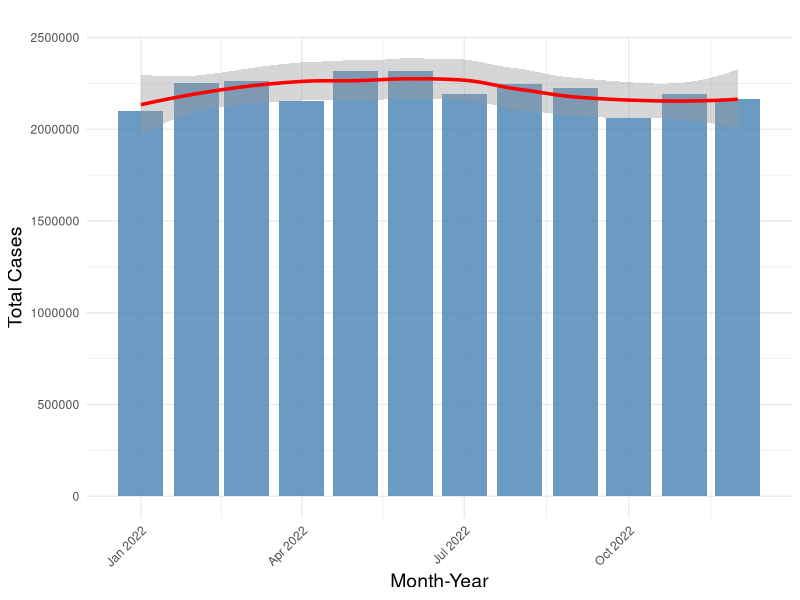
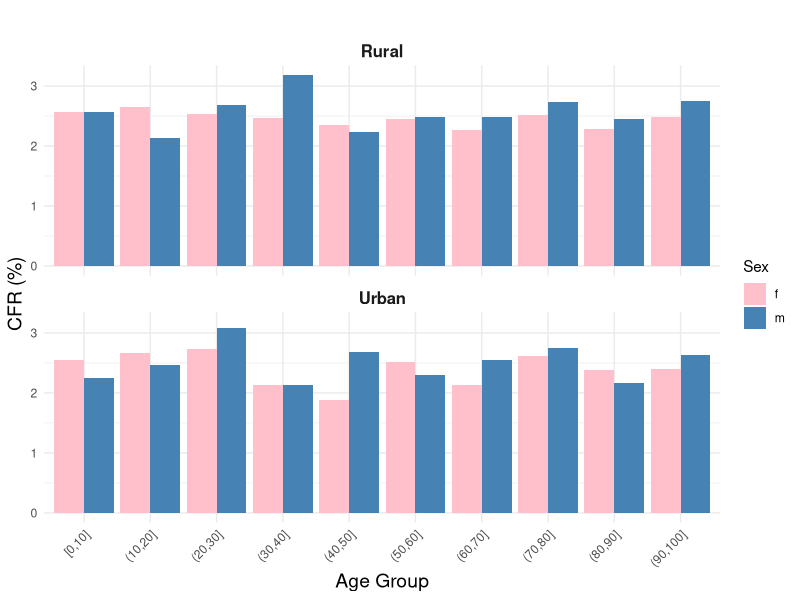
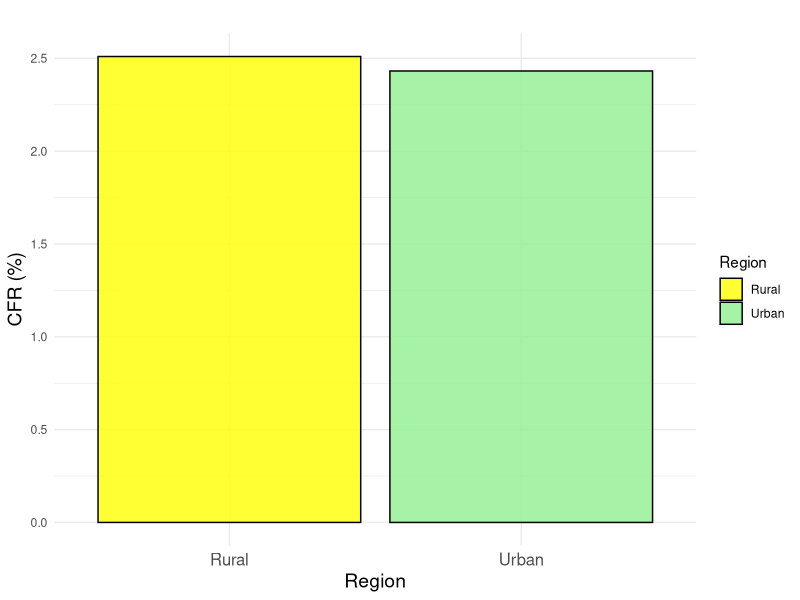
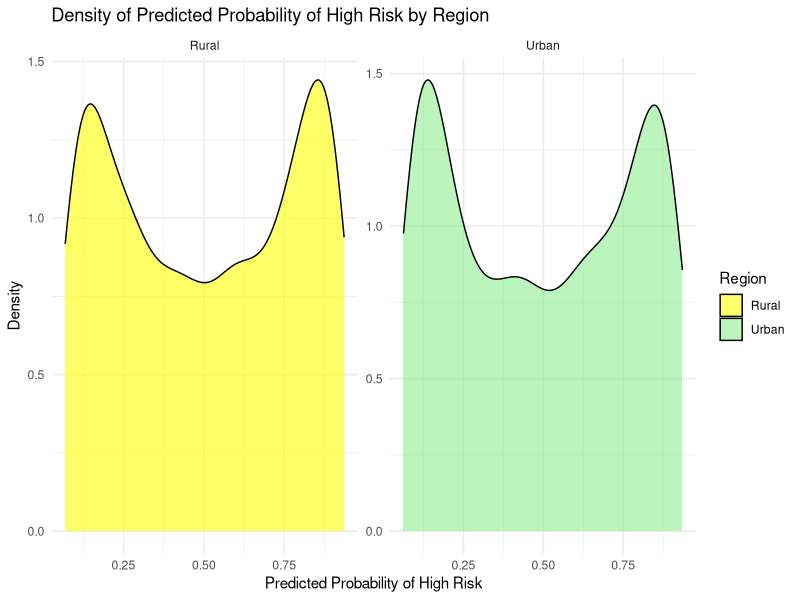
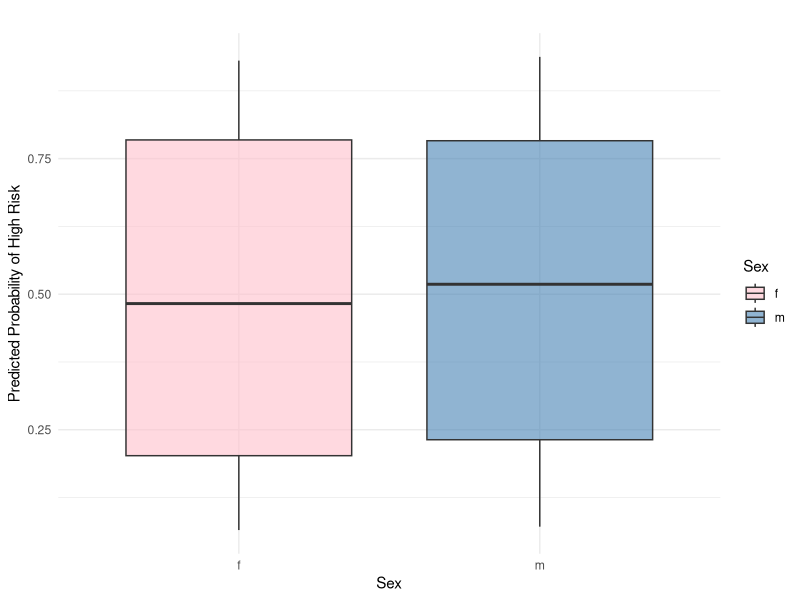
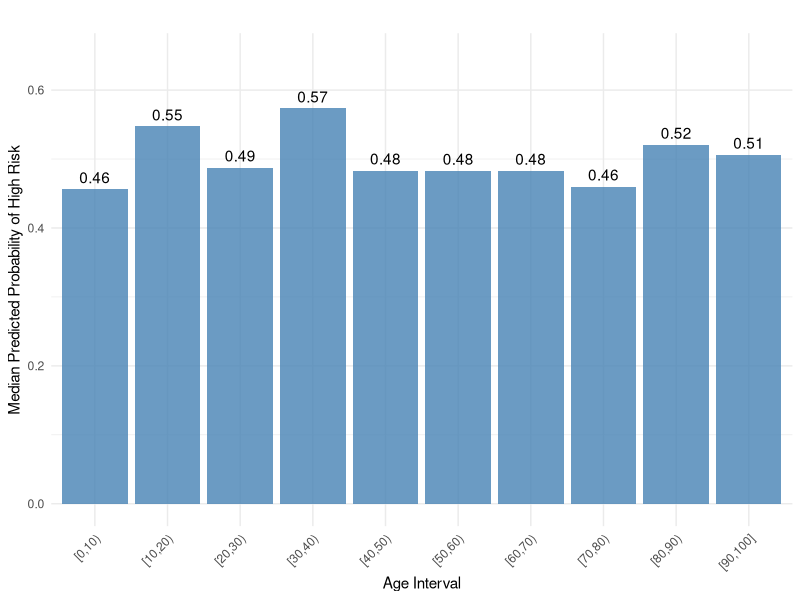
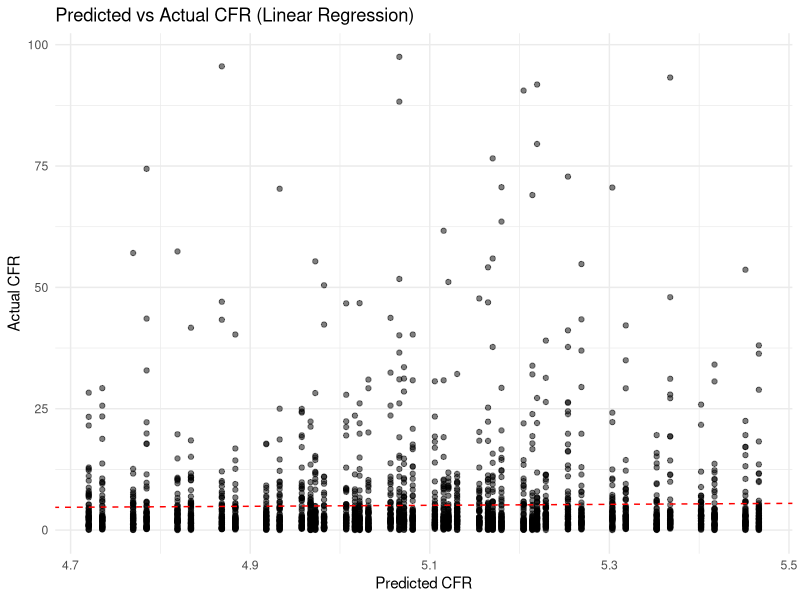
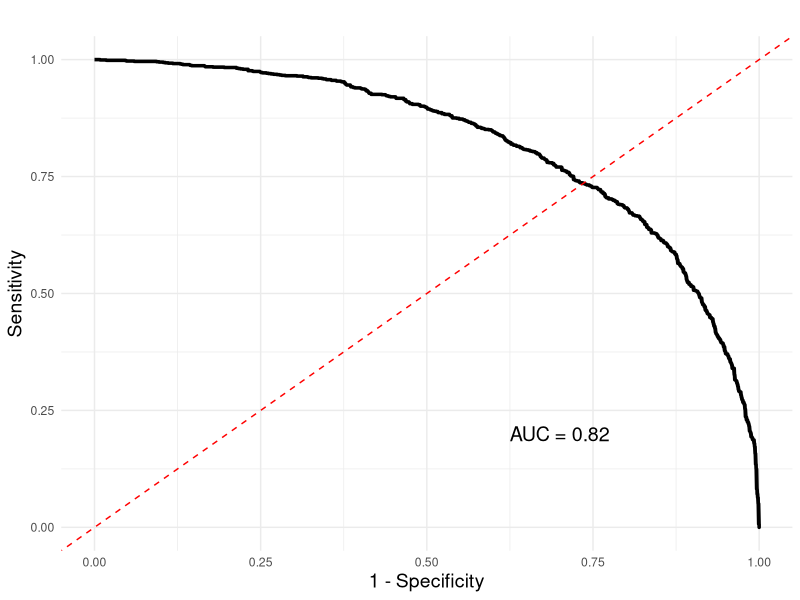

Here is the R script that generated these plots, in order:
## ---- chunk 1
#| include: false
#| warning: false
#| message: false

library(tidyverse)
library(ggplot2)
library(dplyr)
library(here)

# Load the dataset
analysis_data <- read.csv(here("data/02-analysis_data/analysis_data.csv"))
## ---- chunk 2
#| label: fig-head_analysis_data
#| fig-cap: First six rows of the dataset after cleaning
#| echo: false
#| warning: false
#| message: false

# Load the necessary library
library(knitr)

# Display the first few rows of analysis_data
head_table <- head(analysis_data)

# Render the table with kable
kable(
  head_table,
  booktabs = TRUE,  # Add better table styling
)
## ---- chunk 3
#| label: fig-summary
#| fig-cap: Summary Statistics of COVID-19 Cases in Canada
#| echo: false
#| warning: false
#| message: false

# Load necessary libraries
library(dplyr)
library(knitr)

# Create the summary statistics table
summary_table <- analysis_data %>%
  filter(Region %in% c("Urban", "Rural"), Sex %in% c("f", "m")) %>%
  group_by(Region, Sex) %>%
  summarise(
    Mean_Age = round(mean(Age, na.rm = TRUE), 2), # Rounded Mean Age
    Total_Cases = sum(Cases, na.rm = TRUE),
    Total_Deaths = sum(Deaths, na.rm = TRUE),
    Average_Cases = round(mean(Cases, na.rm = TRUE), 2), # Rounded Average Cases
    Average_Deaths = round(mean(Deaths, na.rm = TRUE), 2), # Rounded Average Deaths
    CFR = round((Total_Deaths / Total_Cases) * 100, 2) # Rounded CFR (%)
  ) %>%
  ungroup()

# Render the table using kable
summary_table %>%
  kable(
    col.names = c("Region", "Sex", "Mean Age", "Total Cases", "Total Deaths", 
                  "Average Cases", "Average Deaths", "CFR (%)")
  )


## ---- chunk 4
#| echo: false
#| eval: true
#| label: fig-cases_over_time
#| fig-cap: "Number of cases per month in 2022 in Canada"
#| warning: false

# Load necessary libraries
library(dplyr)
library(ggplot2)
library(lubridate)
set.seed(21)

# Ensure Date is a proper Date object
analysis_data <- analysis_data %>%
  mutate(Date = as.Date(Date))

# Aggregate data by month and year
aggregated_data <- analysis_data %>%
  mutate(Month_Year = floor_date(Date, unit = "month")) %>% # Group by month
  group_by(Month_Year) %>%
  summarise(
    Total_Cases = sum(Cases, na.rm = TRUE) # Summing cases for each month
  ) %>%
  ungroup()

# Create the bar graph with trend line
ggplot(aggregated_data, aes(x = Month_Year, y = Total_Cases)) +
  geom_bar(stat = "identity", fill = "steelblue", alpha = 0.8) + # Bar plot
  geom_smooth(method = "loess", se = TRUE, color = "red", size = 1.2) + # Trend line
  labs(
    title = "",
    x = "Month-Year",
    y = "Total Cases"
  ) +
  theme_minimal() +
  theme(
    axis.text.x = element_text(angle = 45, hjust = 1), # Rotate x-axis labels
    axis.title = element_text(size = 14),
    plot.title = element_text(size = 16, face = "bold")
  )

## ---- chunk 5
#| label: fig-cfr
#| fig-cap: Case Fatality Rate (CFR) by Age Group, Region, and Sex
#| echo: false
#| warning: false
#| message: false

# Load necessary libraries
library(ggplot2)
library(dplyr)
set.seed(21)

# Filter data to include only Urban and Rural regions and relevant sexes
filtered_data <- analysis_data %>%
  filter(Region %in% c("Urban", "Rural"), Sex %in% c("f", "m")) %>% # Filter for Urban, Rural, and f/m genders
  mutate(Age_Group = cut(Age, breaks = seq(0, 100, by = 10), include.lowest = TRUE)) # Create age intervals

# Aggregate data by Age_Group, Region, and Sex, and calculate CFR
aggregated_data <- filtered_data %>%
  group_by(Age_Group, Region, Sex) %>%
  summarise(
    Total_Deaths = sum(Deaths, na.rm = TRUE),  # Sum up deaths
    Total_Cases = sum(Cases, na.rm = TRUE),    # Sum up cases
    CFR = (Total_Deaths / Total_Cases) * 100   # Calculate CFR
  ) %>%
  ungroup()

# Create the bar graph for CFR by age group, region, and sex
ggplot(aggregated_data, aes(x = Age_Group, y = CFR, fill = Sex)) +
  geom_bar(stat = "identity", position = "dodge") + # Dodge bars to show sexes side by side
  facet_wrap(~Region, ncol = 1) + # Separate plots for Urban and Rural regions
  labs(
    title = "",
    x = "Age Group",
    y = "CFR (%)",
    fill = "Sex"
  ) +
  scale_fill_manual(
    values = c("m" = "steelblue", "f" = "pink") # Specify colors for "m" and "f"
  ) +
  theme_minimal() +
  theme(
    axis.text.x = element_text(angle = 45, hjust = 1), # Rotate x-axis labels for readability
    axis.title = element_text(size = 14),
    plot.title = element_text(size = 16, face = "bold"),
    strip.text = element_text(size = 12, face = "bold") # Adjust facet labels
  )

## ---- chunk 6
#| echo: false
#| eval: true
#| label: fig-cfr_by_region
#| fig-cap: "Case Fatality Rate (CFR) by Region in 2022 in Canada"
#| warning: false

# Load necessary libraries
library(ggplot2)
library(dplyr)
set.seed(21)

# Filter data for the selected 5 countries and group by region and country
selected_countries <- c("Afghanistan", "Brazil", "Canada", "Denmark", "Egypt")
region_cfr_summary <- analysis_data %>%
  filter(Country %in% selected_countries, Region %in% c("Urban", "Rural")) %>% # Filter for selected countries and regions
  group_by(Country, Region) %>%
  summarise(
    Total_Deaths = sum(Deaths, na.rm = TRUE),  # Summarize total deaths
    Total_Cases = sum(Cases, na.rm = TRUE),    # Summarize total cases
    CFR = (Total_Deaths / Total_Cases) * 100  # Calculate CFR
  ) %>%
  ungroup()

# Create the faceted bar graph for CFR by region
ggplot(region_cfr_summary, aes(x = Region, y = CFR, fill = Region)) +
  geom_bar(stat = "identity", alpha = 0.8, color = "black") + # Bar plot with CFR
  scale_fill_manual(values = c("Urban" = "lightgreen", "Rural" = "yellow")) + # Optional: Region-specific colors
  labs(
    title = "",
    x = "Region",
    y = "CFR (%)",
    fill = "Region"
  ) +
  theme_minimal() +
  theme(
    axis.text.x = element_text(size = 12),
    axis.title = element_text(size = 14),
    strip.text = element_text(size = 14),
    panel.spacing = unit(1, "lines") # Increase spacing between facets
  )

## ---- chunk 7
#| label: fig-model_region
#| fig-cap: Predicted probability of high risk of COVID-19 by region (Urban vs. Rural)
#| echo: false
#| warning: false
#| message: false
#| results: 'hide'

# Load necessary libraries
library(dplyr)
library(ggplot2)
set.seed(21)

# Step 1: Filter for Urban and Rural Regions Only
filtered_data <- analysis_data %>%
  mutate(
    Death_Rate = Deaths / (Cases + 1e-6), # Calculate death rate (avoid division by zero)
    High_Risk = ifelse(Death_Rate > median(Death_Rate, na.rm = TRUE), 1, 0) # Classify high-risk regions
  )

# Step 2: Logistic Regression Model
# Fit a logistic regression model
logistic_model <- glm(
  High_Risk ~ Sex + Region + Age + Cases,
  family = binomial(),
  data = filtered_data
)

# Summary of the model
summary(logistic_model)

# Step 3: Add Predictions to the Dataset
filtered_data <- filtered_data %>%
  mutate(Predicted_Probability = predict(logistic_model, type = "response"))

# Visualization with Density Plots
ggplot(filtered_data, aes(x = Predicted_Probability, fill = Region)) +
  geom_density(alpha = 0.6) + # Density plot for predicted probabilities
  facet_wrap(~Region, scales = "free") + # Separate density plots by region
  labs(
    title = "Density of Predicted Probability of High Risk by Region",
    x = "Predicted Probability of High Risk",
    y = "Density"
  ) +
  scale_fill_manual(
    values = c("Urban" = "lightgreen", "Rural" = "yellow") 
  ) +
  theme_minimal()

## ---- chunk 8
#| label: fig-model_sex
#| fig-cap: Predicted probability of high risk based on sex
#| echo: false
#| warning: false
#| message: false
#| results: 'hide'

# Load necessary libraries
library(dplyr)
library(ggplot2)
set.seed(21)

# Step 1: Filter for only 'f' and 'm', and define High Risk
filtered_data <- analysis_data %>%
  mutate(
    Death_Rate = Deaths / (Cases + 1e-6), # Calculate death rate (avoid division by zero)
    High_Risk = ifelse(Death_Rate > median(Death_Rate, na.rm = TRUE), 1, 0) # Classify high-risk regions
  )

# Step 2: Logistic Regression Model
# Fit a logistic regression model
logistic_model <- glm(
  High_Risk ~ Sex + Sex + Age + Cases,
  family = binomial(),
  data = filtered_data
)

# Summary of the model
summary(logistic_model)

# Step 3: Add Predictions to the Dataset
filtered_data <- filtered_data %>%
  mutate(Predicted_Probability = predict(logistic_model, type = "response"))

# Step 4: Visualize the Results
# Plot predicted probabilities by sex
ggplot(filtered_data, aes(x = Sex, y = Predicted_Probability, fill = Sex)) +
  geom_boxplot(alpha = 0.6) +
  labs(
    title = "",
    x = "Sex",
    y = "Predicted Probability of High Risk"
  ) +
  scale_fill_manual(
    values = c("m" = "steelblue", "f" = "pink") # Specify colors for "m" and "f"
  ) +
  theme_minimal()

## ---- chunk 9
#| label: fig-model_age
#| fig-cap: Predicted probability of high risk based on age intervals
#| echo: false
#| warning: false
#| message: false
#| results: 'hide'

# Load necessary libraries
library(dplyr)
library(ggplot2)
set.seed(21)

# Step 1: Create Age Intervals and Define High Risk
filtered_data <- analysis_data %>%
  mutate(
    Age_Interval = cut(Age, breaks = seq(0, 100, by = 10), right = FALSE, include.lowest = TRUE), # Create age intervals
    Death_Rate = Deaths / (Cases + 1e-6), # Calculate death rate (avoid division by zero)
    High_Risk = ifelse(Death_Rate > median(Death_Rate, na.rm = TRUE), 1, 0) # Classify high-risk regions
  ) %>%
  filter(!is.na(Age_Interval)) # Remove any rows with missing age intervals

# Step 2: Logistic Regression Model
# Fit a logistic regression model
logistic_model <- glm(
  High_Risk ~ Sex + Region + Age_Interval + Cases,
  family = binomial(),
  data = filtered_data
)

# Summary of the model
summary(logistic_model)

# Step 3: Add Predictions to the Dataset
filtered_data <- filtered_data %>%
  mutate(Predicted_Probability = predict(logistic_model, type = "response"))

# Compute Median Predicted Probabilities
median_data <- filtered_data %>%
  group_by(Age_Interval) %>%
  summarise(Median_Probability = median(Predicted_Probability, na.rm = TRUE))

# Visualization with Median Bar Plot (Single Color and No Legend)
ggplot(median_data, aes(x = Age_Interval, y = Median_Probability)) +
  geom_bar(stat = "identity", fill = "steelblue", alpha = 0.8) + # All bars have the same color
  geom_text(aes(label = round(Median_Probability, 2)), vjust = -0.5) + # Add value labels
  labs(
    title = "",
    x = "Age Interval",
    y = "Median Predicted Probability of High Risk"
  ) +
  ylim(0, 0.65) +
  theme_minimal() +
  theme(
    axis.text.x = element_text(angle = 45, hjust = 1), # Rotate x-axis labels for readability
    legend.position = "none" # Remove the legend
  )

## ---- chunk 10
#| label: fig-appendixb
#| fig-cap: Linear Regression Model for dataset
#| echo: false
#| warning: false
#| message: false
#| results: 'hide'

# Load necessary libraries
library(dplyr)
library(ggplot2)
set.seed(21)

# Prepare the data by calculating CFR and filtering for valid rows
filtered_data <- analysis_data %>%
  mutate(CFR = (Deaths / Cases) * 100) %>% # Calculate CFR (%)
  filter(!is.na(CFR)) # Remove rows with missing CFR

# Fit a linear regression model
linear_model <- lm(CFR ~ Age + Sex + Region, data = filtered_data)

# Summary of the linear regression model
summary(linear_model)

# Visualize the model predictions vs actual CFR
filtered_data <- filtered_data %>%
  mutate(Predicted_CFR = predict(linear_model, newdata = filtered_data))

ggplot(filtered_data, aes(x = Predicted_CFR, y = CFR)) +
  geom_point(alpha = 0.5) +
  geom_abline(intercept = 0, slope = 1, color = "red", linetype = "dashed") +
  labs(
    title = "Predicted vs Actual CFR (Linear Regression)",
    x = "Predicted CFR",
    y = "Actual CFR"
  ) +
  theme_minimal()

## ---- chunk 11
#| label: fig-appendix_roc
#| fig-cap: ROC Curve and AUC Value for Logistic Regression Model
#| echo: false
#| warning: false
#| message: false

# Load necessary libraries
library(pROC)
library(ggplot2)
set.seed(21)

analysis_data <- read.csv(here("data/02-analysis_data/modeling_data.csv"))

# Ensure High_Risk is binary (convert if necessary)
analysis_data <- analysis_data %>%
  mutate(High_Risk = as.numeric(as.character(High_Risk)))

# Generate the ROC curve
roc_curve <- roc(
  response = analysis_data$High_Risk,  # True labels
  predictor = analysis_data$Predicted_Probability  # Predicted probabilities
)

# Calculate AUC
auc_value <- auc(roc_curve)

# Plot the ROC curve
roc_plot <- ggplot() +
  geom_line(data = data.frame(
    specificity = rev(roc_curve$specificities),
    sensitivity = rev(roc_curve$sensitivities)
  ), aes(x = specificity, y = sensitivity), color = "blue", size = 1) +
  labs(
    title = "ROC Curve",
    x = "Specificity",
    y = "Sensitivity"
  ) +
  theme_minimal()

# Display the AUC value
cat("AUC:", auc_value, "\n")

# Generate the ROC curve
roc_curve <- roc(analysis_data$High_Risk, analysis_data$Predicted_Probability)
auc_value <- auc(roc_curve)

# Plot the ROC curve
roc_plot <- ggplot() +
  geom_line(
    data = data.frame(
      specificity = rev(roc_curve$specificities),
      sensitivity = rev(roc_curve$sensitivities)
    ),
    aes(x = specificity, y = sensitivity),
    color = "black", size = 1.2
  ) +
  geom_abline(linetype = "dashed", color = "red") + # Add the diagonal line
  labs(
    title = "",
    x = "1 - Specificity",
    y = "Sensitivity"
  ) +
  annotate("text", x = 0.7, y = 0.2, label = paste0("AUC = ", round(auc_value, 3)), size = 5, color = "black") +
  theme_minimal() +
  theme(
    axis.title = element_text(size = 14),
    plot.title = element_text(size = 16, face = "bold")
  )

# Print the plot in your script to display in the rendered document
roc_plot

## ---- chunk 12
#| label: fig-appendix_confusion
#| fig-cap: Confusion Matrix for Logistic Regression Model
#| echo: false
#| warning: false
#| message: false

# Load necessary library
library(caret)
set.seed(21)

# Step 1: Create Predicted Classes
# Add a column with predicted classes based on a 0.5 threshold
analysis_data <- analysis_data %>%
  mutate(
    Predicted_Class = ifelse(Predicted_Probability >= 0.5, 1, 0) # Classify as High Risk (1) if probability >= 0.5
  )

# Step 2: Generate Confusion Matrix
# Convert classes to factors for compatibility
actual_classes <- factor(analysis_data$High_Risk, levels = c(0, 1))
predicted_classes <- factor(analysis_data$Predicted_Class, levels = c(0, 1))

# Create confusion matrix
conf_matrix <- confusionMatrix(predicted_classes, actual_classes)

# Step 3: Print Confusion Matrix
print(conf_matrix)

## ---- chunk 13
#| label: fig-odds_ratio
#| fig-cap: Odds Ratio table with Confidence Intervals
#| echo: false
#| warning: false
#| message: false

# Load necessary libraries
library(broom)
library(knitr)
library(dplyr)
set.seed(21)

# Step 1: Compute Odds Ratios and Confidence Intervals
# Use `tidy()` to extract model coefficients and calculate odds ratios
odds_ratios <- tidy(logistic_model, conf.int = TRUE, exponentiate = TRUE)

# Step 2: Format the Table for Better Display
# Rename columns for better readability
odds_ratios <- odds_ratios %>%
  rename(
    Predictor = term,
    Odds_Ratio = estimate,
    Lower_95CI = conf.low,
    Upper_95CI = conf.high
  )

# Step 3: Display the Table using kable
kable(
  odds_ratios,
  col.names = c("Predictor", "Odds Ratio", "Standard Error", "Statistic", "P Value", "Lower 95% CI", "Upper G5% CI"), 
  booktabs = TRUE,
  digits = 3
)
